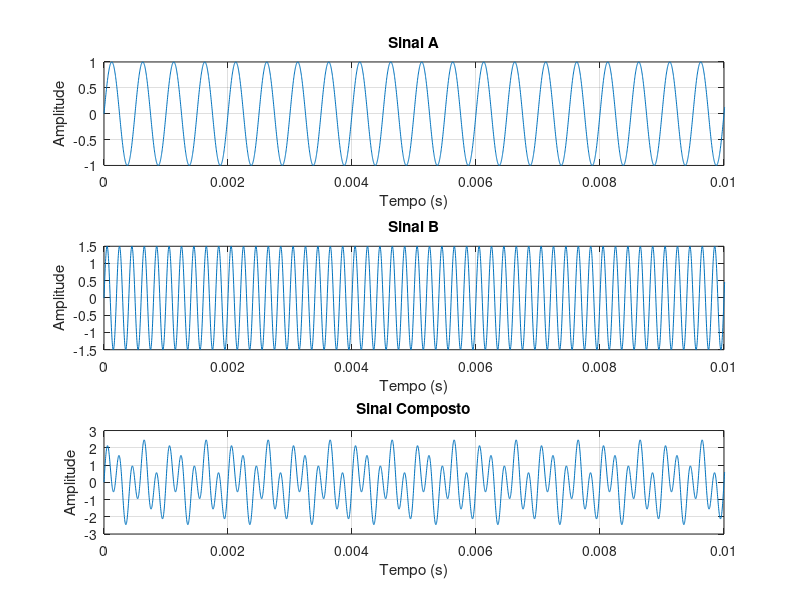
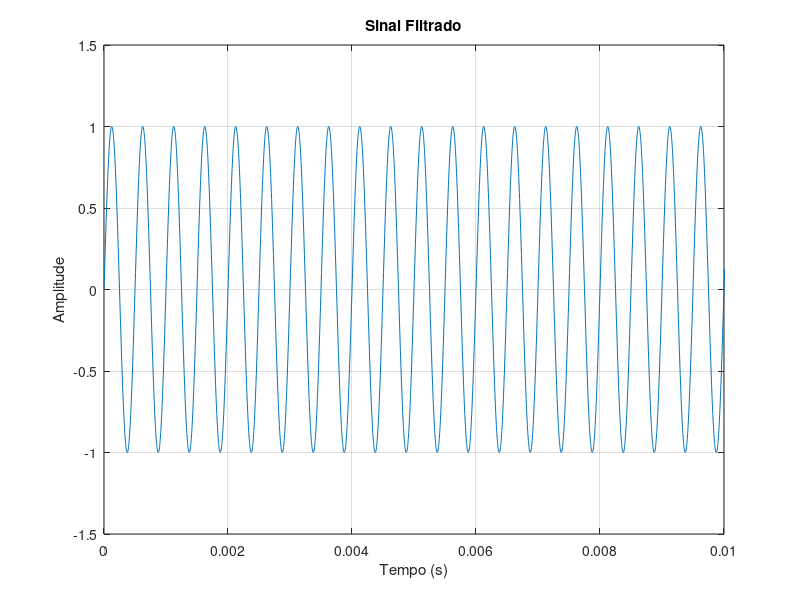
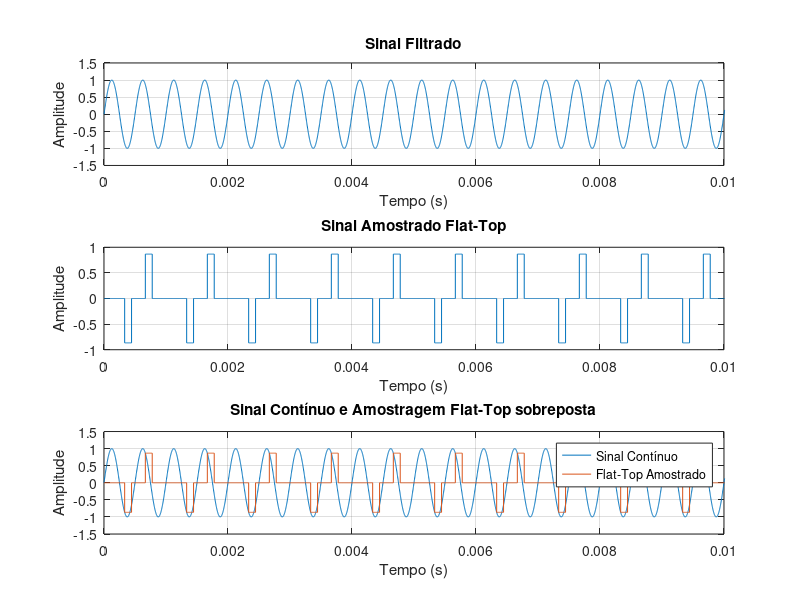
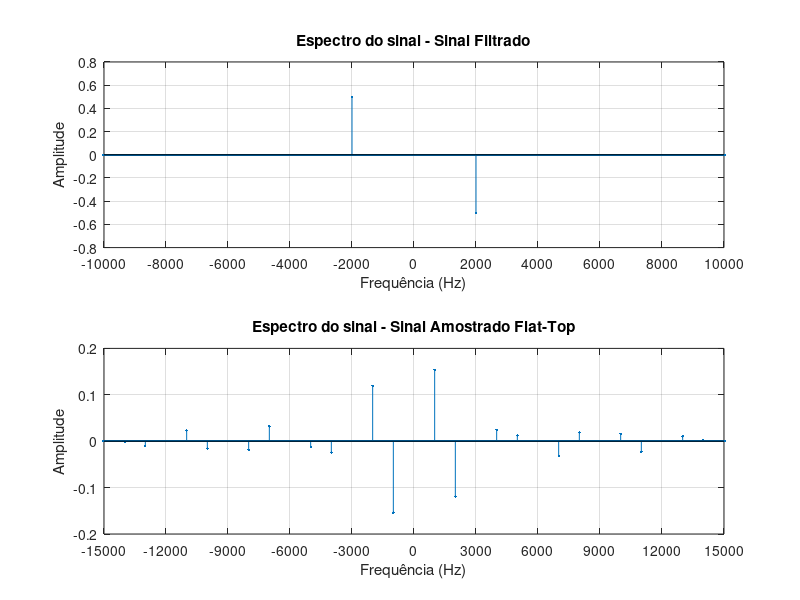

The MATLAB source for these figures, in order:
clear;
clc;
close all;

pkg load signal;

f1 = 2e3;        % Frequencia da senoide a ser amostrada
f2 = 5e3;        % Frequencia da segunda senoide
A1 = 1.0;        % Amplitude da senoide a ser amostrada
A2 = 1.5;        % Amplitude da segunda senoide

fs = 3e3;        % Frequencia de amostragem
Ts = 1/fs;       % Periodo de amostragem
fNyquist = fs/2; % Frequencia de Nyquist
fAnalog = 360e3; % Frequencia da grade computacional
Ta = 1/fAnalog;  % Periodo da grade computacional
tempoTotal = 1;  % Tempo total de simulacao
t = 0:Ta:tempoTotal-Ta; % Grade computacional
nPAnalog = length(t);   % Total de pontos da grade
fCorte = 3e3;    % Frequencia de corte do filtro passa baixas

sinalA = A1*sin(2*pi*f1*t);
sinalB = A2*sin(2*pi*f2*t);
sinalComposto = sinalA + sinalB;

filtroIdeal = zeros(1, nPAnalog);

for i = 1:nPAnalog
    fAtual = (i-1) * (fAnalog / nPAnalog);

    if fAtual <= fCorte || fAtual >= (fAnalog - fCorte)
        filtroIdeal(i) = 1;
    else
        filtroIdeal(i) = 0;
    end
end

sinalCompostoFFT = fft(sinalComposto);
sinalFiltradoFFT = sinalCompostoFFT .* filtroIdeal;
sinalFiltrado = real(ifft(sinalFiltradoFFT));

% Figura 1: Sinais no Tempo
figure;

subplot(3,1,1);
plot(t,sinalA);
grid on;
xlabel('Tempo (s)');
ylabel('Amplitude');
title('Sinal A');
xlim([0 0.01]);

subplot(3,1,2);
plot(t,sinalB);
grid on;
xlabel('Tempo (s)');
ylabel('Amplitude');
title('Sinal B');
xlim([0 0.01]);

subplot(3,1,3);
plot(t,sinalComposto);
grid on;
xlabel('Tempo (s)');
ylabel('Amplitude');
title('Sinal Composto');
xlim([0 0.01]);

saveas(gcf, sprintf('FlatTop_%gHz_01_Sinais_No_Tempo_A.png', fs));

figure;

subplot(1,1,1);
plot(t,sinalFiltrado);
grid on;
xlabel('Tempo (s)');
ylabel('Amplitude');
title('Sinal Filtrado');
xlim([0 0.01]);

saveas(gcf, sprintf('FlatTop_%gHz_01_Sinais_No_Tempo_B.png', fs));

kPasso = round(Ts/Ta);

d = Ts/3; % Tempo de abertura do pulso
numPontosPulso = round(d/Ta);
dReal = numPontosPulso * Ta;

amostras = sinalFiltrado(1:kPasso:end); % Obtendo as amostras do sinal filtrado
pulsoFlatTop = [ones(1, numPontosPulso), zeros(1, kPasso - numPontosPulso)]; % Pulso retangular Flat-Top

sinalAmostradoFlatTop = kron(amostras, pulsoFlatTop); % Construindo o sinal Flat-Top
sinalAmostradoFlatTop = sinalAmostradoFlatTop(1:nPAnalog);

% Figura 2: Processo de amostragem no tempo (3 subplots - com os 2 gráficos de sobreposição no 3º subplot)
figure;

subplot(3,1,1);
plot(t,sinalFiltrado);
grid on;
xlabel('Tempo (s)');
ylabel('Amplitude');
title('Sinal Filtrado');
xlim([0 0.01]);

subplot(3,1,2);
stairs(t,sinalAmostradoFlatTop);
grid on;
xlabel('Tempo (s)');
ylabel('Amplitude');
title('Sinal Amostrado Flat-Top');
xlim([0 0.01]);

subplot(3,1,3);
plot(t, sinalFiltrado);
hold on;
stairs(t, sinalAmostradoFlatTop);
grid on;
xlabel('Tempo (s)');
ylabel('Amplitude');
title('Sinal Contínuo e Amostragem Flat-Top sobreposta');
legend('Sinal Contínuo', 'Flat-Top Amostrado');
xlim([0 0.01]);
hold off;

saveas(gcf, sprintf('FlatTop_%gHz_02_Processo_De_Amostragem.png', fs));

f = (-nPAnalog/2 : nPAnalog/2 - 1) * (fAnalog / nPAnalog); % Grade computacional da frequencia

sinalFiltradoFFT_plot = fftshift(fft(sinalFiltrado)) / nPAnalog;
sinalAmostradoFlatTopFFT_plot = fftshift(fft(sinalAmostradoFlatTop)) / nPAnalog;

magFiltrado = abs(sinalFiltradoFFT_plot);
faseFiltrado = angle(sinalFiltradoFFT_plot) * (180/pi);
faseFiltrado(magFiltrado < 0.01 * max(magFiltrado)) = 0;

magFlatTop = abs(sinalAmostradoFlatTopFFT_plot);
faseFlatTop = angle(sinalAmostradoFlatTopFFT_plot) * (180/pi);
faseFlatTop(magFlatTop < 0.01 * max(magFlatTop)) = 0;

% Figura 3: Espectro do sinal - Parte Imaginária (2 subplots)
figure;

subplot(2,1,1);
stem(f, imag(sinalFiltradoFFT_plot), '.');
grid on;
xlabel('Frequência (Hz)');
ylabel('Amplitude');
title('Espectro do sinal - Sinal Filtrado');
xlim([-10000 10000]);
xticks(-10000:2000:10000);

subplot(2,1,2);
stem(f, imag(sinalAmostradoFlatTopFFT_plot), '.');
grid on;
xlabel('Frequência (Hz)');
ylabel('Amplitude');
title('Espectro do sinal - Sinal Amostrado Flat-Top');
xlim([-5*fs 5*fs]);
xticks(-5*fs : fs : 5*fs);

saveas(gcf, sprintf('FlatTop_%gHz_03_Espectros_Do_Sinal_Imag.png', fs));

% Figura 4: Espectros de Magnitude (2 subplots)
figure;

subplot(2,1,1);
stem(f, magFiltrado, '.');
grid on;
xlabel('Frequência (Hz)');
ylabel('Magnitude');
title('Espectro de Magnitude - Sinal Filtrado');
xlim([-10000 10000]);
xticks(-10000:2000:10000);
xtickangle(45);

subplot(2,1,2);
stem(f, magFlatTop, '.');
grid on;
xlabel('Frequência (Hz)');
ylabel('Magnitude');
title('Espectro de Magnitude do Sinal Flat-Top');
xlim([-15000 15000]);
xticks(-15000:3000:15000);

saveas(gcf, sprintf('FlatTop_%gHz_04_Espectros_De_Magnitude.png', fs));

% Figura 5: Espectros de Fase (2 subplots)
figure;

subplot(2,1,1);
stem(f, faseFiltrado, '.');
grid on;
xlabel('Frequência (Hz)');
ylabel('Fase (graus)');
title('Espectro de Fase - Sinal Filtrado');
xlim([-10000 10000]);
xticks(-10000:2000:10000);
ylim([-180 180]);
yticks(-180:90:180);

subplot(2,1,2);
stem(f, faseFlatTop, '.');
grid on;
xlabel('Frequência (Hz)');
ylabel('Fase (graus)');
title('Espectro de Fase - Sinal Amostrado Flat-Top');
xlim([-5*fs 5*fs]);
xticks(-5*fs : fs : 5*fs);
ylim([-180 180]);
yticks(-180:45:180);

saveas(gcf, sprintf('FlatTop_%gHz_05_Espectros_De_Fase.png', fs));

% Espectro Flat-Top e Envolvente Sinc adicional
fSinc = f;
fSinc(fSinc == 0) = 1e-10;
envolventeSinc = abs(sin(pi * fSinc * dReal) ./ (pi * fSinc * dReal));
amplitudeMaxima = max(magFlatTop);
envolventeSinc = envolventeSinc * amplitudeMaxima;

figure;

stem(f, magFlatTop, '.');
hold on;
plot(f, envolventeSinc, 'k--');
grid on;
xlabel('Frequência (Hz)');
ylabel('Magnitude');
title('Espectro Flat-Top e Envolvente Sinc');
xlim([-15000 15000]);
xticks(-15000:3000:15000);
ylim([0 amplitudeMaxima * 1.2]);
legend('Espectro Flat-Top', 'Envolvente Sinc', 'Location', 'northeast');
hold off;

saveas(gcf, sprintf('FlatTop_%gHz_06_Envolvente_Sinc.png', fs));

fCorteReconstrucao = fs/2;
filtroReconstrucao = zeros(1, nPAnalog);

for i = 1:nPAnalog
    fAtual = (i-1) * (fAnalog / nPAnalog);

    if fAtual <= fCorteReconstrucao || fAtual >= (fAnalog - fCorteReconstrucao)
        filtroReconstrucao(i) = 1;
    else
        filtroReconstrucao(i) = 0;
    end
end

fatorCompensacao = Ts / dReal;

sinalAmostradoFlatTopFFT = fft(sinalAmostradoFlatTop);
sinalReconstruidoFFT = sinalAmostradoFlatTopFFT .* filtroReconstrucao * fatorCompensacao;
sinalReconstruido = real(ifft(sinalReconstruidoFFT));

filtroReconstrucaoPlot = fftshift(filtroReconstrucao);
sinalReconstruidoFFT_plot = fftshift(sinalReconstruidoFFT) / nPAnalog;

% Figura 7: Reconstrução e Comparação (4 subplots)
figure;

subplot(3,1,1);
stem(f, imag(sinalAmostradoFlatTopFFT_plot), '.');
grid on;
xlabel('Frequência (Hz)');
ylabel('Amplitude');
title('Espectro do sinal - Sinal Amostrado Flat-Top');
xlim([-5*fs 5*fs]);
xticks(-5*fs : fs : 5*fs);

subplot(3,1,2);
plot(f, filtroReconstrucaoPlot);
grid on;
xlabel('Frequência (Hz)');
ylabel('Ganho');
title('Filtro Ideal de Reconstrução');
xlim([-5*fs 5*fs]);
xticks(-5*fs : fs : 5*fs);
ylim([-0.2 1.2]);

subplot(3,1,3);
stem(f, imag(sinalReconstruidoFFT_plot), '.');
grid on;
xlabel('Frequência (Hz)');
ylabel('Amplitude');
title('Espectro do sinal - Sinal Reconstruído');
xlim([-5*fs 5*fs]);
xticks(-5*fs : fs : 5*fs);

saveas(gcf, sprintf('FlatTop_%gHz_07_Reconstrucao_E_Comparacao_A.png', fs));

figure;

subplot(1,1,1);
plot(t, sinalFiltrado, 'DisplayName', 'Sinal Filtrado');
hold on;
plot(t, sinalReconstruido, '--', 'DisplayName', 'Sinal Reconstruído');
grid on;
xlabel('Tempo (s)');
ylabel('Amplitude');
title('Comparação: Sinal Filtrado vs Sinal Reconstruído');
xlim([0 0.01]);
legend('Location', 'northeast');
hold off;

saveas(gcf, sprintf('FlatTop_%gHz_07_Reconstrucao_E_Comparacao_B.png', fs));
